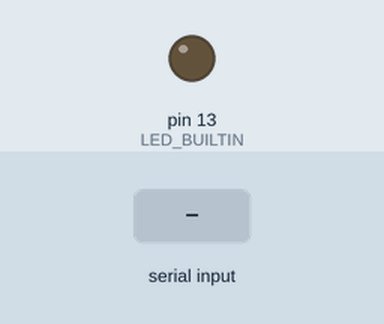
The sketch below on a simulated Arduino Uno, built with avr-gcc and run on an emulated ATmega328P. Parts: output pins drawn as LEDs (lit = HIGH). Inputs (shaded band) come from the test bench.

Above: at 1.2 s.
1.3 s: "0" received over Serial
At 2.5 s:
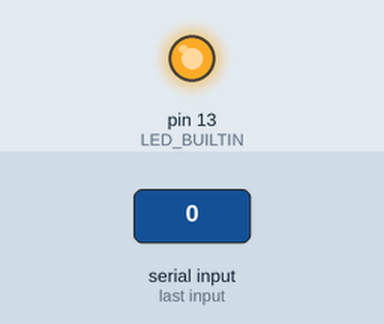
2.8 s: "1" received over Serial
At 3.9 s:
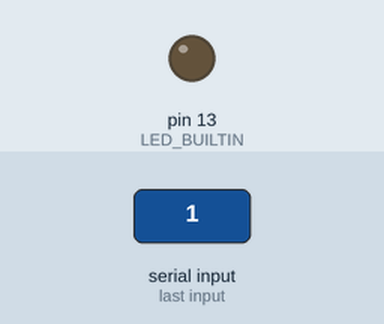
4.3 s: "2" received over Serial
At 5.0 s:
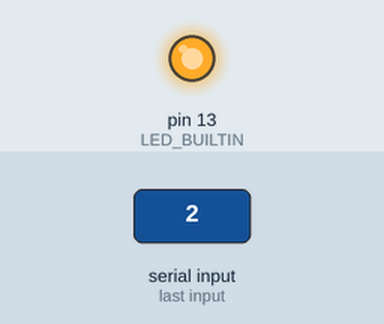
Timing chart, 0 to 7.3 s (numbered marks = the images above; inputs shaded):
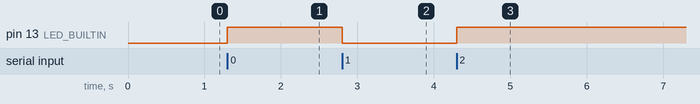

The sketch:

control_led.ino
```cpp
#include <Arduino.h>

void setup() {
  Serial.begin(115200);
  pinMode(LED_BUILTIN, OUTPUT);
}

void loop() {
  if (Serial.available()) {
    char val = Serial.read();
    digitalWrite(LED_BUILTIN, val == '1' ? LOW : HIGH);
  }
  delay(50);
}
```

Measured:
- after the input at 1.3 s, pin 13 (LED_BUILTIN): LOW → HIGH at once
- after the input at 2.8 s, pin 13 (LED_BUILTIN): HIGH → LOW at once
- after the input at 4.3 s, pin 13 (LED_BUILTIN): LOW → HIGH at once
